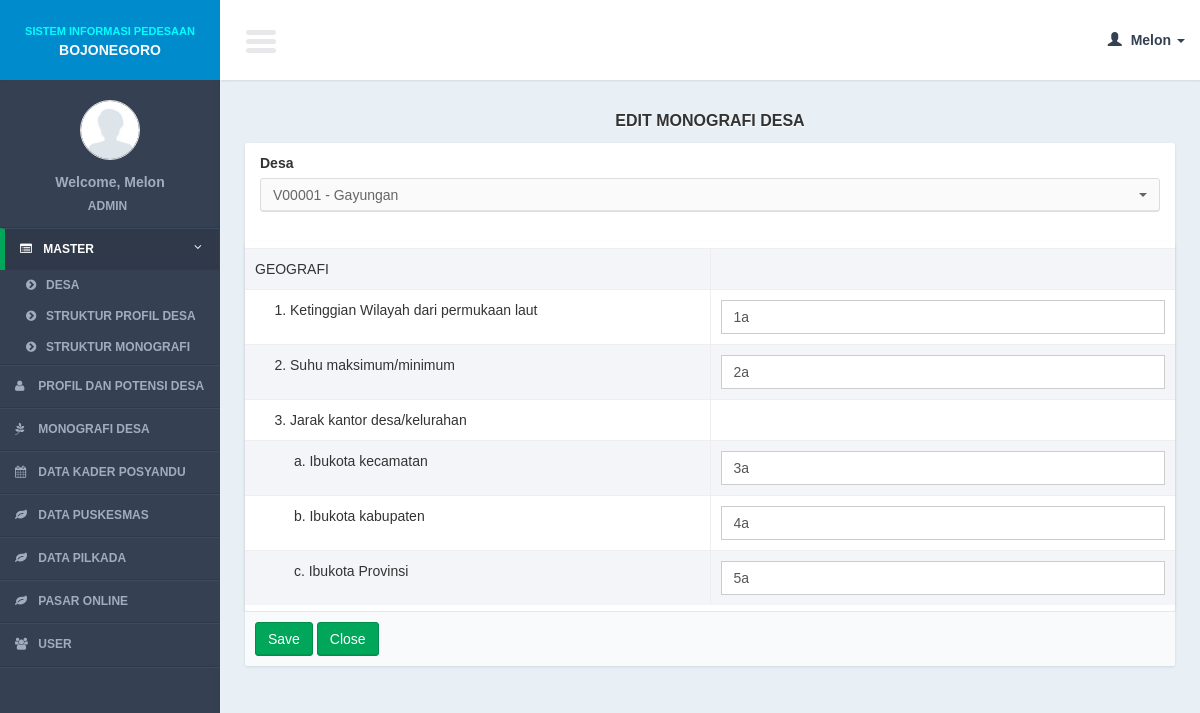
/controllers/village_monograph.php?page=form&id=7 (signed in), run on the app's committed database.
### tables this page shows
CREATE TABLE IF NOT EXISTS `villages` (
`village_id` int(11) NOT NULL,
  `village_code` varchar(100) NOT NULL,
  `village_name` varchar(100) NOT NULL,
  `village_description` text NOT NULL
);

CREATE TABLE IF NOT EXISTS `village_monograph_details` (
`vmd_id` int(11) NOT NULL,
  `vms_id` int(11) NOT NULL,
  `village_monograph_id` int(11) NOT NULL,
  `vms_parent_id` int(11) NOT NULL,
  `vms_level` int(11) NOT NULL,
  `number_type_id` int(11) NOT NULL,
  `vms_child_separator` varchar(5) NOT NULL,
  `vms_number` int(11) NOT NULL,
  `vms_name` varchar(100) NOT NULL,
  `vms_answer` text NOT NULL
);

### models/village_monograph_model.php (called while the page is built, shortened)
<?php
function select_structure_edit($id){
	$query = mysql_query("SELECT a.*, b.number_type_id as number_type_id_parent, b.vms_child_separator as vms_child_separator_parent
										   						FROM village_monograph_details a
										   						left JOIN village_monograph_details b on b.vms_id = a.vms_parent_id and b.village_monograph_id = '$id'
																WHERE a.village_monograph_id = '$id'
										   						ORDER BY a.vms_parent_id, a.vms_number ASC");
	return $query;
}
function read_id($id){
	$query = mysql_query("select *
			from village_monographs
			where village_monograph_id = '$id'");
	$result = mysql_fetch_object($query);
	return $result;
}
function get_child($id){
	$query = mysql_query("select count(vms_id) as result
							from village_monograph_structures
						where vms_parent_id = '".$id."'");
	$result = mysql_fetch_array($query);
	$row = $result['result'];
	return $row;
}
?>

### lib/function.php (called while the page is built, shortened)
<?php
function get_header($title = ""){
	include '../views/layout/header.php';
}
function get_footer(){
	include '../views/layout/footer.php';
}
	?>
    <?php
function get_abjad($data){
	$abjad = array("","a","b","c","d","e","f","g","h","i","j","k","l","m","n","o","p","q","r","s","t","u","v","w","x","y","z");
	return $abjad[$data];
}
function get_urutan($table, $row_id, $parameter){
	$query = mysql_query("select count($row_id) as result from $table where $parameter");
	$row = mysql_fetch_array($query);
	return $row['result'] + 1;
}
?>

### controllers/village_monograph.php (the view, shortened to what this page needs)
<?php
include '../lib/function.php';
include '../models/village_monograph_model.php';
$page = (isset($_GET['page'])) ? $_GET['page'] : "list";
$title = ucfirst("Monografi Desa");
switch ($page) {
	case 'form':
		$close_button = "village_monograph.php?page=list";
		$id = (isset($_GET['id'])) ? $_GET['id'] : null;
		if($id){
			$title = ucfirst("Edit Monografi Desa");
			$row = read_id($id);
			$query = select_structure_edit($id);
			$action = "village_monograph.php?page=edit&id=$id";
		} else{
			$title = ucfirst("Tambah Monografi Desa");
			$row = new stdClass();
			$query = select_structure();
			$row->village_id = false;
			$action = "village_monograph.php?page=save";
		}
		include '../views/village_monograph/form.php';
	break;
}
function my_parent_edit($id) {
     global $tree;
     $tx = "";
     foreach($tree as $v){
          if($v['vms_parent_id'] == $id){
               $me = $v;
               $child = my_parent_edit($me['vms_id']);
               $total_spasi = "";
			   for($spasi=2; $spasi<=$me['vms_level']; $spasi++){
			   		$total_spasi .= "&nbsp;&nbsp;&nbsp;&nbsp;&nbsp;";
			   }
               $tx.= "<tr>";
			   $number = "";
			   if($me['vms_level'] > 1)
			   {
					$urut = get_urutan("village_monograph_structures", "vms_id", " vms_parent_id = '".$me['vms_parent_id']."' and vms_number < '". $me['vms_number']."'");
					if($me['number_type_id_parent'] == 1){ $number =  $urut; }
					else if($me['number_type_id_parent'] == 2){ $number = get_abjad_besar($urut); }
					else if($me['number_type_id_parent'] == 3){ $number = get_abjad($urut); }
			   }
			   $me['vms_child_separator_parent'] = ($me['vms_child_separator_parent']) ? $me['vms_child_separator_parent'] : '';
			   $separator = $me['vms_child_separator_parent']." ";
			   $get_child = get_child($me['vms_id']);
			   if($get_child > 0){
				   $textfield = "";
			   }else{
				   $textfield = "<input type='text' name='i_field_$me[vms_id]' class='form-control' value='$me[vms_answer]' />";
			   }
               $tx.= "<td width='50%'>$total_spasi$number$separator$me[vms_name]</td>";
			   $tx .= "<td style='text-align:center;'>";
			   $tx .= $textfield;
               $tx .= "</td>";
			   $tx.= "</td>";
               $tx.= $child;
               $tx.= "</tr>";
          }
     }
     if(!empty($tx)){
          return $tx;
     }
     return "";
}
?>

### views/village_monograph/form.php (shortened to what this page needs)
     <section class="content">
         <div class="row">
             <div class="col-md-12">
               <div class="title_page"> <?= $title ?></div>
                  <form action="<?= $action?>" method="post" enctype="multipart/form-data" role="form">
                 <div class="box box-cokelat">
                     <div class="box-body">
                             <div class="col-md-12">
                             <div class="form-group">
                             <label>Desa </label>
                             <select name="i_village_id"  class="selectpicker show-tick form-control" data-live-search="true">
                             <?php
                             $query_village = mysql_query("select * from villages order by village_id");
                             while($row_village = mysql_fetch_array($query_village)){
                             ?>
                             <option value="<?= $row_village['village_id']?>" <?php if($row_village['village_id'] == $row->village_id){ ?> selected="selected"<?php }?>><?= $row_village['village_code'] ." - ". $row_village['village_name'] ?></option>
                             <?php
                             }
                             ?>
                             </select>
                           </div>
                             </div>
                     </div>
                      <div class="box-body2 table-responsive">
                         <table id="example_simple" class="table table-bordered table-striped">
                             <tbody>
                                 <?php
while(false !== $tr = mysql_fetch_assoc($query))
	 if(!empty($tr))
		  $tre[] = $tr;
global $tree;
foreach($tre as $v)
	 $tree[$v['vms_id']] = $v;
$tx = "";
if($id){
	$tx.= my_parent_edit(0);
}else{
	$tx.= my_parent(0);
}
echo $tx;
                                 ?>
                             </tbody>
                         </table>
                     </div>
                       <div class="box-footer">
                     <input class="btn btn-success" type="submit" value="Save"/>
                     <a href="<?= $close_button?>" class="btn btn-success" >Close</a>
                  </div>
                 </div>
            </form>
             </div>
         </div>
     </section>

### css/AdminLTE.css (style rules this page uses)
html { font-family: 'Source Sans Pro', sans-serif; -webkit-font-smoothing: antialiased; min-height: 100%; background: #E9F0F5; }
body { font-family: 'Source Sans Pro', sans-serif; -webkit-font-smoothing: antialiased; min-height: 100%; background: #E9F0F5; }
a { color: #3c8dbc; }
.content { padding: 30px 10px; }
.table-striped > tbody > tr:nth-child(odd), .table-striped > tbody > tr:nth-child(odd) { background:#F3F5F9; }
.form-control { -webkit-border-radius: 0px !important; -moz-border-radius: 0px !important; border-radius: 0px !important; box-shadow: none; }
.box { position: relative; margin-bottom: 20px; -webkit-border-radius: 3px; -moz-border-radius: 3px; border-radius: 3px !important; width: 100%; background:#fff; box-shadow: 0 1px 3px rgba(0, 0, 0, 0.1); }
.box .box-body { padding-top:10px; -webkit-border-top-left-radius: 0; -webkit-border-top-right-radius: 0; -webkit-border-bottom-right-radius: 3px; -webkit-border-bottom-left-radius: 3px; -moz-border-radius-topleft: 0; -moz-border-radius-topright: 0; -moz-border-radius-bottomright: 3px; -moz-border-radius-bottomleft: 3px; border-top-left-radius: 0; border-top-right-radius: 0; border-bottom-right-radius: 3px; border-bottom-left-radius: 3px; border-radius:3px; padding-bottom:20px; }
.box .box-body2 { background:#fff; -webkit-border-top-left-radius: 0; -webkit-border-top-right-radius: 0; -webkit-border-bottom-right-radius: 3px; -webkit-border-bottom-left-radius: 3px; -moz-border-radius-topleft: 0; -moz-border-radius-topright: 0; -moz-border-radius-bottomright: 3px; -moz-border-radius-bottomleft: 3px; border-top-left-radius: 0; border-top-right-radius: 0; border-bottom-right-radius: 3px; border-bottom-left-radius: 3px; box-shadow: 0 1px 3px rgba(0, 0, 0, 0.1); }
.box .box-footer { border-top: 1px solid #e8e8e8; -webkit-border-top-left-radius: 0; -webkit-border-top-right-radius: 0; -webkit-border-bottom-right-radius: 3px; -webkit-border-bottom-left-radius: 3px; -moz-border-radius-topleft: 0; -moz-border-radius-topright: 0; -moz-border-radius-bottomright: 3px; -moz-border-radius-bottomleft: 3px; border-top-left-radius: 0; border-top-right-radius: 0; border-bottom-right-radius: 3px; border-bottom-left-radius: 3px; background:#F9FAFC; padding: 10px; }
.btn { font-weight: 500; -webkit-border-radius: 3px; -moz-border-radius: 3px; border-radius: 3px; border: 1px solid transparent; -webkit-box-shadow: inset 0px -2px 0px 0px rgba(0, 0, 0, 0.09); -moz-box-shadow: inset 0px -2px 0px 0px rgba(0, 0, 0, 0.09); box-shadow: inset 0px -1px 0px 0px rgba(0, 0, 0, 0.09); }
.btn.btn-success { background-color: #00a65a; border-color: #008d4c; }
.title_page { font-size:medium; text-align:center; font-weight:bold; margin-bottom:10px; text-shadow: 0 1px 1px #ffffff; text-transform:uppercase; }

### data on the page
villages: village_code "V00001", village_name "Gayungan"
village_monograph_details: vms_name "GEOGRAFI"
village_monograph_details: vms_number "1", village_monograph_details.vms_child_separator ".", vms_name "Ketinggian Wilayah dari permukaan laut", vms_answer "1a"
village_monograph_details: vms_number "2", village_monograph_details.vms_child_separator ".", vms_name "Suhu maksimum/minimum", vms_answer "2a"
village_monograph_details: vms_number "3", village_monograph_details.vms_child_separator ".", vms_name "Jarak kantor desa/kelurahan"
village_monograph_details: number "a", village_monograph_details.vms_child_separator ".", vms_name "Ibukota kecamatan", vms_answer "3a"
village_monograph_details: number "b", village_monograph_details.vms_child_separator ".", vms_name "Ibukota kabupaten", vms_answer "4a"
village_monograph_details: number "c", village_monograph_details.vms_child_separator ".", vms_name "Ibukota Provinsi", vms_answer "5a"

### other printed values
$user_data[0] "Melon"
$user_data[1] "ADMIN"
$title "EDIT MONOGRAFI DESA"
